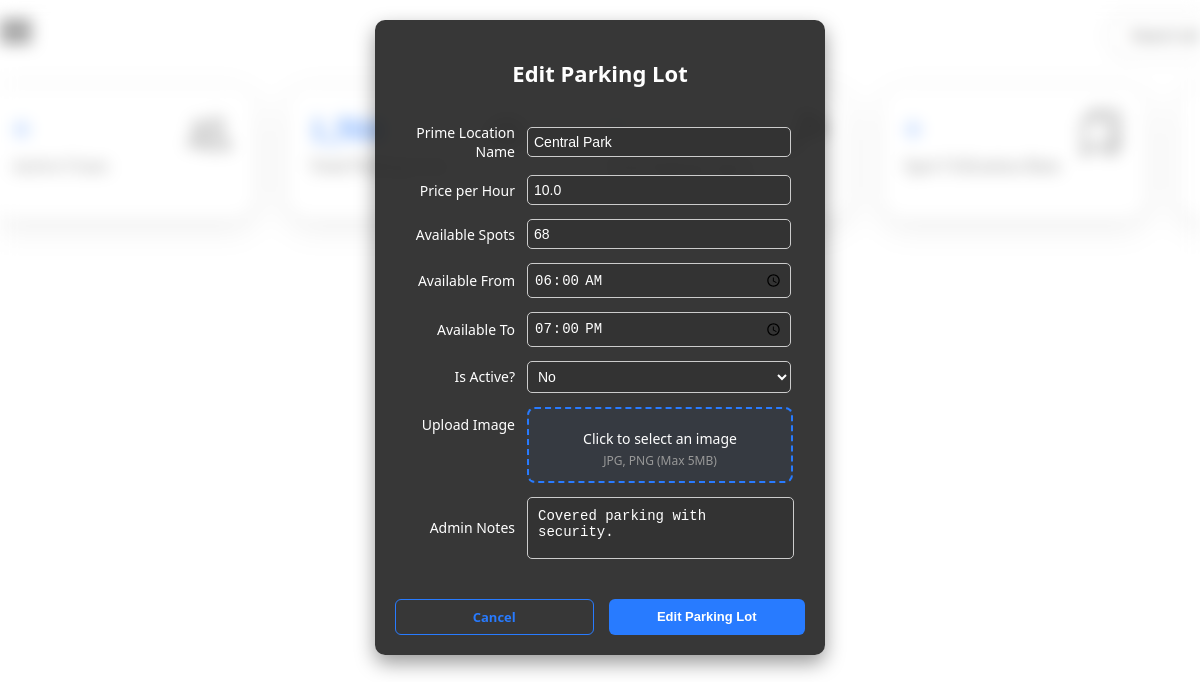
The app's page /admin/admin/edit_parking/2, older data.
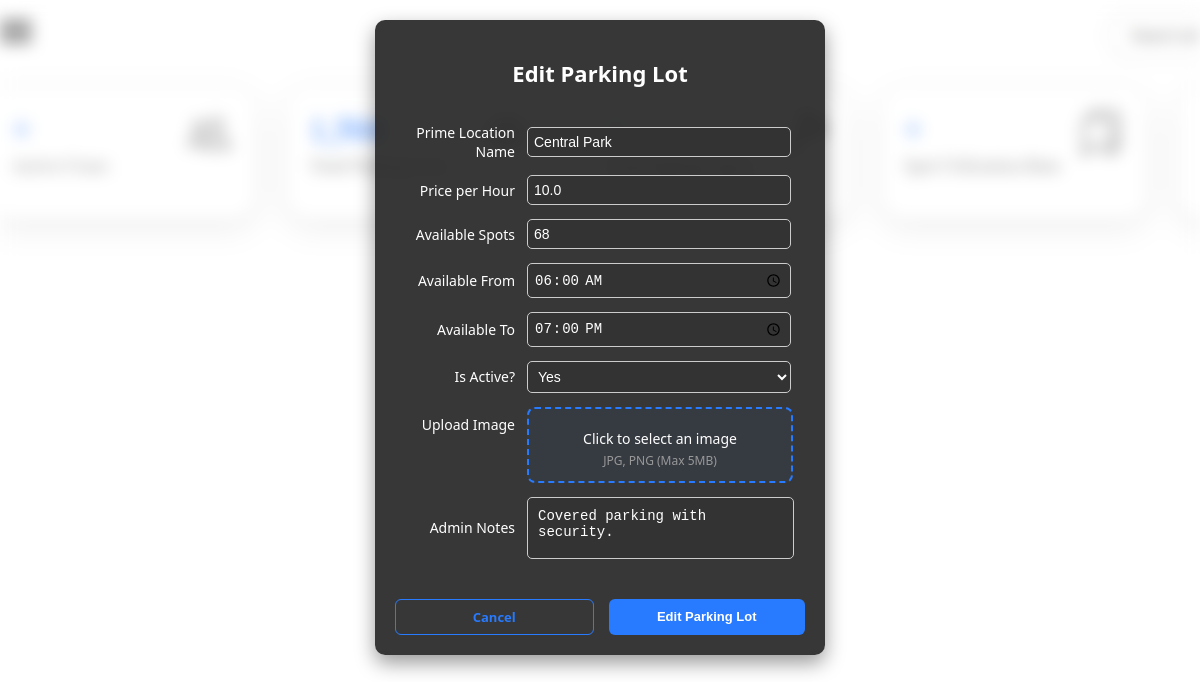
The same page, newer data.
### model.py (models this page shows, shortened)
class ParkingLot(db.Model):
    id = db.Column(db.Integer, primary_key=True)
    prime_location_name = db.Column(db.String(100))
    price_per_hour = db.Column(db.Float)
    max_parking_spots = db.Column(db.Integer, nullable=False)
    available_spots = db.Column(db.Integer, nullable=False)
    available_from = db.Column(db.Time)
    available_to = db.Column(db.Time)
    is_active = db.Column(db.Boolean, default=True)
    image_url = db.Column(db.String)
    admin_notes = db.Column(db.Text)
    location_id = db.Column(db.Integer, db.ForeignKey('location.id'), nullable=False)
    spots = db.relationship('ParkingSpot', backref='lot', cascade='all, delete-orphan', lazy=True)

### routes/admin_routes.py (the view, shortened to what this page needs)
@admin_bp.route('/admin/edit_parking/<int:lot_id>', methods=['GET', 'POST'])
def edit_parking(lot_id):
    parking_lot = ParkingLot.query.get_or_404(lot_id)
    return render_template('partials/_edit_parking.html', lot=parking_lot)

### templates/partials/_edit_parking.html (shortened to what this page needs)
<!DOCTYPE html>
<html lang="en">
<head>
    <link rel="stylesheet" href="{{ url_for('static', filename='style/partials/_edit_parking.css') }}">
</head>
<body>
    <div class="content" style="padding: 10px 10px 0px 10px;">
        <div class="form-container">
            <div class="form-content">
                <h2>Edit Parking Lot</h2>
                <form action="{{ url_for('admin.edit_parking', lot_id=lot.id) }}" method="POST"
                    enctype="multipart/form-data">
                    <div class="form-group">
                        <label for="prime_location_name">Prime Location Name</label>
                        <input type="text" id="prime_location_name" name="prime_location_name"
                            value="{{ lot.prime_location_name }}" required>
                    </div>
                    <div class="form-group">
                        <label for="price_per_hour">Price per Hour</label>
                        <input type="number" id="price_per_hour" name="price_per_hour" value="{{ lot.price_per_hour }}"
                            step="0.01" required>
                    </div>
                    <div class="form-group">
                        <label for="available_spots">Available Spots</label>
                        <input type="number" id="available_spots" name="available_spots"
                            value="{{ lot.available_spots }}" required>
                    </div>
                    <div class="form-group">
                        <label for="available_from">Available From</label>
                        <input type="time" id="available_from" name="available_from" value="{{ lot.available_from }}"
                            required>
                    </div>
                    <div class="form-group">
                        <label for="available_to">Available To</label>
                        <input type="time" id="available_to" name="available_to" value="{{ lot.available_to }}"
                            required>
                    </div>
                    <div class="form-group">
                        <label for="is_active">Is Active?</label>
                        <select id="is_active" name="is_active">
                            <option value="true" {% if lot.is_active %}selected{% endif %}>Yes</option>
                            <option value="false" {% if not lot.is_active %}selected{% endif %}>No</option>
                        </select>
                    </div>
                    <div class="form-group">
                        <label style="align-self: flex-start; margin-top: 8px;">
                            {% if lot.image_url %}Replace Image{% else %}Upload Image{% endif %}
                        </label>
                        <div style="flex: 1;">
                            <label for="image" class="upload-label">
                                <span class="upload-text">Click to select an image</span>
                                <span class="upload-hint">JPG, PNG (Max 5MB)</span>
                            </label>
                        </div>
                    </div>
                    <div class="form-group">
                        <label for="admin_notes">Admin Notes</label>
                        <textarea id="admin_notes" name="admin_notes" rows="4" cols="50" class="admin-notes"
                            placeholder="Enter Admin Notes">{{ lot.admin_notes }}</textarea>
                    </div>
                    <div class="button-group">
                        <a href="{{ url_for('admin.admin_dashboard') }}" class="cancel-btn">Cancel</a>
                        <button type="submit" class="submit-btn">Edit Parking Lot</button>
                    </div>
                </form>
            </div>
        </div>
    </div>
</body>
</html>

Row changes from the older to the newer data that the page shows:
changed ParkingLot "Central Park": is_active "No" → "Yes"
